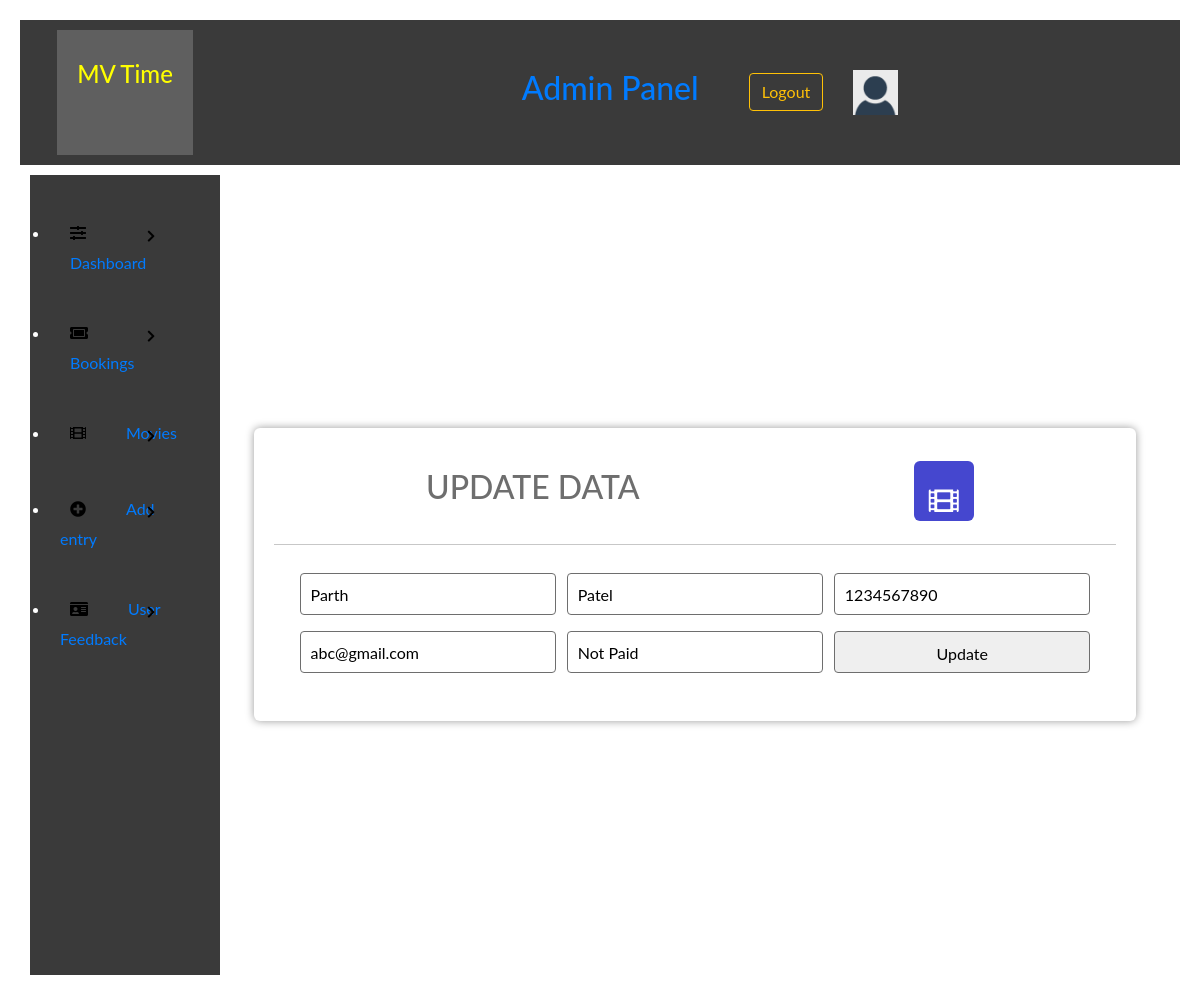
Page /admin/editBooking.php?id=73 on the committed database.
### tables this page shows
CREATE TABLE `bookingtable` (
  `bookingID` int(11) NOT NULL,
  `movieID` int(11) DEFAULT NULL,
  `bookingTheatre` varchar(100) NOT NULL,
  `bookingType` varchar(100) DEFAULT NULL,
  `bookingDate` varchar(50) NOT NULL,
  `bookingTime` varchar(50) NOT NULL,
  `bookingFName` varchar(100) NOT NULL,
  `bookingLName` varchar(100) DEFAULT NULL,
  `bookingPNumber` varchar(12) NOT NULL,
  `bookingEmail` varchar(255) NOT NULL,
  `amount` varchar(255) NOT NULL,
  `ORDERID` varchar(255) NOT NULL,
  `DATE-TIME` datetime NOT NULL DEFAULT current_timestamp()
);

### admin/editBooking.php (the view, shortened to what this page needs)
<!DOCTYPE html>
<html lang="en">
<head>
    <link rel="stylesheet" href="../style/styles.css">
    <link rel="stylesheet" href="https://use.fontawesome.com/releases/v5.7.2/css/all.css">
    <link rel="stylesheet" href="https://maxcdn.bootstrapcdn.com/bootstrap/4.0.0/css/bootstrap.min.css">
</head>
<body>
<?php
include "config.php";
$id = $_GET['id'];
$setting = "select * from bookingtable where bookingID='$id'";
$qry = mysqli_query($con, $setting);
$data = mysqli_fetch_array($qry);
?>
    <?php include('header.php'); ?>
    <div class="admin-container">
        <?php include('sidebar.php'); ?>
        <div class="admin-section admin-section2">
            <div class="admin-section-column">
                <div class="admin-section-panel admin-section-panel2">
                    <div class="admin-panel-section-header">
                        <h2>UPDATE DATA</h2>
                        <i class="fas fa-film" style="background-color: #4547cf"></i>
                    </div>
                    <div class="booking-form-container">
                        <form method="POST">
                            <input type="text" name="first" value="<?php echo $data['bookingFName'] ?>" placeholder="Enter First Name" Required>
                            <input type="text" name="last" value="<?php echo $data['bookingLName'] ?>" placeholder="Enter Last Name" Required>
                            <input type="text" name="number" value="<?php echo $data['bookingPNumber'] ?>" placeholder="Enter Last Name" Required>
                            <input type="text" name="email" value="<?php echo $data['bookingEmail'] ?>" placeholder="Enter Age" Required>
                            <input type="text" name="amount" value="<?php echo $data['amount'] ?>" placeholder="Enter Amount" Required>
                             <input type="submit" name="update" class="form-btn" value="Update">
                        </form>
                    </div>
                </div>
            </div>
        </div>
    </div>
</body>
</html>

### style/styles.css (style rules this page uses)
* { margin: auto; padding: 10px; box-sizing: border-box; font-family: "Lato", sans-serif; text-decoration: auto; color: black }
.booking-form-container form { display: flex; justify-content: space-evenly; flex-wrap: wrap; align-items: center; }
.booking-form-container form input { border-radius: 4px; border: 1px solid #6e6e6e; padding: 10px; width: 31%; height: 42px; margin: 5px 0; }
.admin-container { display: grid; grid-template-columns: 1fr 5fr; }
.admin-section2 { display: flex; flex-wrap: wrap; padding: 0 4px; }
.admin-section-column { flex: 100%; max-width: 100%; padding: 0 30px; }
.admin-section-panel { width: 100%; vertical-align: middle; background-color: #fff; -webkit-border-radius: 6px; -moz-border-radius: 6px; border-radius: 6px; -webkit-box-shadow: 0px 0px 9px 0px rgba(0, 0, 0, 0.4); -moz-box-shadow: 0px 0px 9px 0px rgba(0, 0, 0, 0.4); box-shadow: 0px 0px 9px 0px rgba(0, 0, 0, 0.4); padding: 20px; margin: 20px 0; }
.admin-panel-section-header { display: flex; align-items: center; justify-content: flex-start; padding-bottom: 20px; border-bottom: #c7c7c7 1px solid; }
.admin-panel-section-header > h2 { color: #6e6e6e; }
.admin-panel-section-header > i { text-align: center; font-size: 30px; color: white; height: 60px; width: 60px; border-radius: 10%; line-height: 60px; transition: all 0.5s ease; margin-left: auto; cursor: pointer; }
.admin-section-panel2 form { display: flex; justify-content: space-evenly; flex-wrap: wrap; align-items: left; }
.admin-section-panel2 form input { border-radius: 4px; border: 1px solid #6e6e6e; padding: 10px; width: 32%; height: 42px; margin: 8px 5px; }

### rows in the picture
bookingtable: first "Parth", last "Patel", number "1234567890", email "abc@gmail.com", amount "Not Paid"
